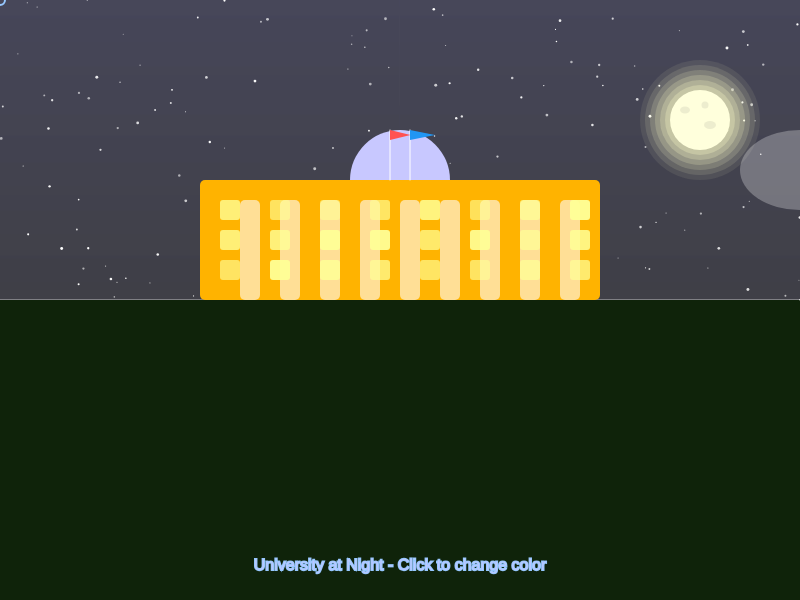
Frame 1 (no input)
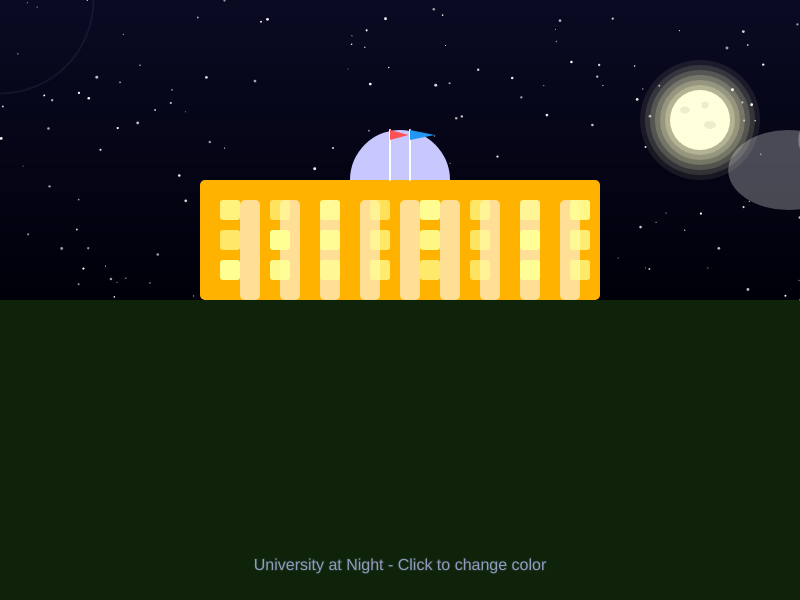
Frame 60 (no input)
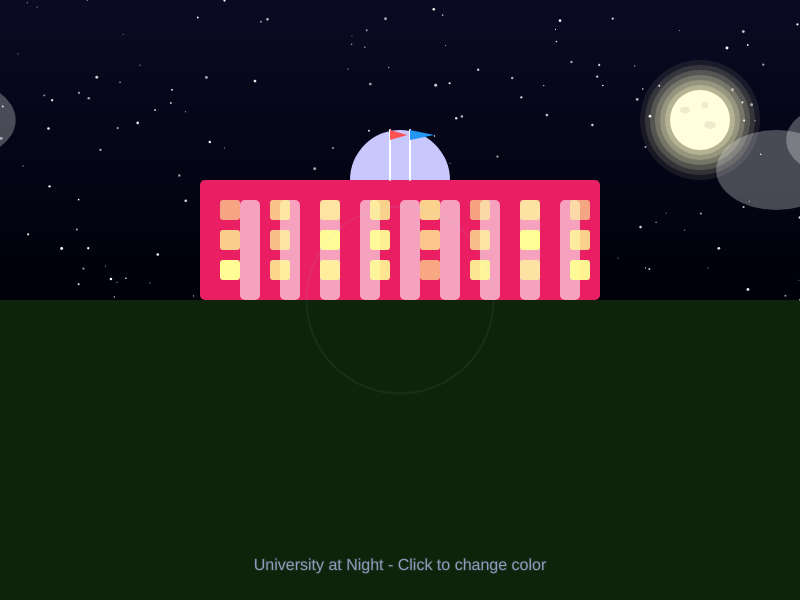
Frame 120 (the mouse pressed at the canvas centre since frame 60)

The p5.js sketch that drew these frames (run headless with seeded random() and noise() and a simulated clock; from frame 60 on, the mouse is pressed at the canvas centre):

// p5.js sketch
// ── sketch.js
let buildingColors = ['#FFB300', '#E91E63', '#2196F3', '#4CAF50', '#9C27B0'];
let currentColorIndex = 0;
let ripples = [];
let moonX, moonY;
let cloudX1, cloudX2;
let stars = [];

function setup() {
  createCanvas(800, 600);
  moonX = width - 100;
  moonY = 120;
  cloudX1 = -200;
  cloudX2 = width;

  // Create star positions
  for (let i = 0; i < 150; i++) {
    stars.push({
      x: random(width),
      y: random(height / 2),
      size: random(1, 3),
      twinkle: random(1000)
    });
  }
}

function draw() {
  drawNightSky();
  drawMoon();
  drawCloud(cloudX1, 120);
  drawCloud(cloudX2, 170);

  // Move clouds
  cloudX1 += 0.3;
  cloudX2 -= 0.2;
  if (cloudX1 > width + 200) cloudX1 = -200;
  if (cloudX2 < -200) cloudX2 = width + 200;

  drawUniversity(); // New function
  drawRipples();
  drawText();
}

// ----- Sky and Background -----
function drawNightSky() {
  for (let y = 0; y < height / 2; y++) {
    let inter = map(y, 0, height / 2, 0, 1);
    let c = lerpColor(color(10, 10, 35), color(0, 0, 10), inter);
    stroke(c);
    line(0, y, width, y);
  }

  fill(15, 35, 10);
  noStroke();
  rect(0, height / 2, width, height / 2);

  noStroke();
  for (let star of stars) {
    let twinkleFactor = map(sin((frameCount + star.twinkle) * 0.05), -1, 1, 150, 255);
    fill(255, 255, 255, twinkleFactor);
    ellipse(star.x, star.y, star.size);
  }
}

// ----- Moon -----
function drawMoon() {
  noStroke();
  for (let r = 60; r > 30; r -= 5) {
    fill(255, 255, 200, map(r, 60, 30, 20, 80));
    ellipse(moonX, moonY, r * 2);
  }
  fill(255, 255, 220);
  ellipse(moonX, moonY, 60);
  fill(230, 230, 200, 180);
  ellipse(moonX - 15, moonY - 10, 10, 7);
  ellipse(moonX + 10, moonY + 5, 12, 8);
  ellipse(moonX + 5, moonY - 15, 7, 7);
}

// ----- Cloud -----
function drawCloud(x, y) {
  fill(255, 255, 255, 70);
  noStroke();
  ellipse(x, y, 120, 80);
  ellipse(x + 60, y - 30, 100, 70);
  ellipse(x + 120, y, 120, 80);
}

// ----- University Building -----
function drawUniversity() {
  // Base
  let baseY = height / 2;
  fill(buildingColors[currentColorIndex]);
  noStroke();
  rect(200, baseY - 120, 400, 120, 5);

  // Dome
  fill(200, 200, 255);
  arc(400, baseY - 120, 100, 100, PI, TWO_PI);

  // Pillars
  fill(255, 255, 255, 150);
  for (let x = 240; x <= 560; x += 40) {
    rect(x, baseY - 100, 20, 100, 5);
  }

  // Flag poles
  stroke(255);
  line(390, baseY - 170, 390, baseY - 120);
  line(410, baseY - 170, 410, baseY - 120);

  // Animated flags
  noStroke();
  fill('#FF5252');
  let flagW = 20 + sin(frameCount * 0.1) * 5;
  triangle(390, baseY - 170, 390 + flagW, baseY - 165, 390, baseY - 160);
  fill('#2196F3');
  flagW = 20 + cos(frameCount * 0.1) * 5;
  triangle(410, baseY - 170, 410 + flagW, baseY - 165, 410, baseY - 160);

  // Windows
  for (let x = 220; x < 580; x += 50) {
    for (let y = baseY - 100; y < baseY - 20; y += 30) {
      let flicker = random(150, 255);
      fill(255, 255, 150, flicker);
      rect(x, y, 20, 20, 3);
    }
  }
}

// ----- Ripples -----
function drawRipples() {
  for (let i = ripples.length - 1; i >= 0; i--) {
    let ripple = ripples[i];
    noFill();
    stroke(150, 200, 255, ripple.alpha);
    strokeWeight(2);
    ellipse(ripple.x, ripple.y, ripple.diameter);
    ripple.diameter += 3;
    ripple.alpha -= 4;
    if (ripple.alpha <= 0) {
      ripples.splice(i, 1);
    }
  }
}

// ----- Text Placeholder -----
function drawText() {
  fill(200, 200, 255, 180);
  textAlign(CENTER);
  textSize(16);
  text("University at Night - Click to change color", width / 2, height - 30);
}

// ----- Interactions -----
function mousePressed() {
  currentColorIndex = (currentColorIndex + 1) % buildingColors.length;
}

function mouseMoved() {
  ripples.push({
    x: mouseX,
    y: mouseY,
    diameter: 10,
    alpha: 255
  });
}

function keyPressed() {
  // Reserved for future enhancements
}
